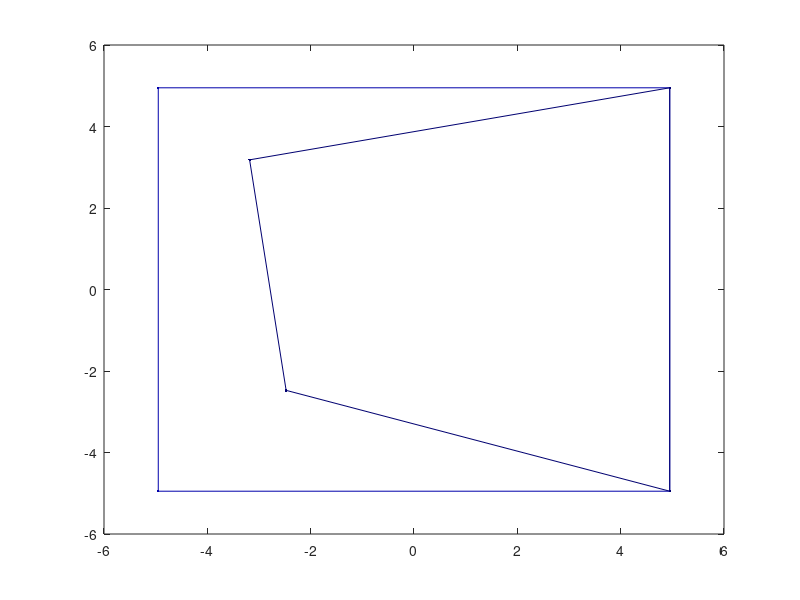

MATLAB code to generate this figure: (Note: this script raises an error after producing the figure.)
function testsim_tuning_inactivation

% variant 1: one task, two conditions (e.g. pre- and post-injection), two epochs: "baseline" and "response", 
% four trial types (contralesional and ipsilesional hand and space)

close all;

% 1 - control
%base1 = 10*ones(1,10); % [0:5:50]; % baseline firing
base1 = 2:11;
R1_csch = 5:5:50;
R1_csih = 5:5:50;
R1_isch = 5*ones(1,10);
R1_isih = 5*ones(1,10);

A1_csch = base1 + R1_csch;
A1_csih = base1 + R1_csih;
A1_isch = base1 + R1_isch;
A1_isih = base1 + R1_isih;

% 2 - inactivation
base2 = base1 + 0;
R2_csch = R1_csch*0.5;
R2_csih = R1_csih*0.3;
R2_isch = R1_isch;
R2_isih = R1_isih;

A2_csch = base2 + R2_csch;
A2_csih = base2 + R2_csih;
A2_isch = base2 + R2_isch;
A2_isih = base2 + R2_isih;


map = jet(length(R1_csch));

if 0 % normalize by max rate in condtion 1 in each cell
	max_per_cell = max([A1_isch; A1_csch; A1_csih; A1_isih]);
	A1_isch = A1_isch./max_per_cell;
	A1_csch = A1_csch./max_per_cell;
	A1_csih = A1_csih./max_per_cell;
	A1_isih = A1_isih./max_per_cell;
	
	A2_isch = A2_isch./max_per_cell;
	A2_csch = A2_csch./max_per_cell;
	A2_csih = A2_csih./max_per_cell;
	A2_isih = A2_isih./max_per_cell;
	
end


for k=1:length(A1_isch),
	plot_diag_two_conditions([1 2 3 4],[A1_isch(k) A1_csch(k) A1_csih(k) A1_isih(k)],...
				 [1 2 3 4],[A2_isch(k) A2_csch(k) A2_csih(k) A2_isih(k)],'Marker','.','Color',map(k,:)); hold on
end

max1 = max(max([A1_isch; A1_csch; A1_csih; A1_isih]));
max2 = max(max([A2_isch; A2_csch; A2_csih; A2_isih]));
maxv = max([max1 max2]);

set(gca,'xlim',[-maxv maxv]);
set(gca,'ylim',[-maxv maxv]);
axis square
ig_add_diagonal_line;
ig_add_zero_lines;
xlim = get(gca,'xlim');
ylim = get(gca,'ylim');
line([xlim(1) xlim(2)],[ylim(2) ylim(1)],'Color','k','LineStyle',':');
colorbar;

function h = plot_diag_two_conditions(diag1, mag1, diag2, mag2, varargin)
% diag 1 -> 2 -> 3 - 4 counterclockwise
% IS-CH CS-CH CS-IH IS-IH

% if ~all(size(diag) == size(mag)),	
% end

for d = 1:length(diag1),
	switch diag(d),
		case 1
			x1(d) = sqrt(mag1(d)^2/2);
			y1(d) = sqrt(mag1(d)^2/2);
			x2(d) = sqrt(mag2(d)^2/2);
			y2(d) = sqrt(mag2(d)^2/2);
		case 2
			x1(d) = -sqrt(mag1(d)^2/2);
			y1(d) = sqrt(mag1(d)^2/2);
			x2(d) = -sqrt(mag2(d)^2/2);
			y2(d) = sqrt(mag2(d)^2/2);
		case 3
			x1(d) = -sqrt(mag1(d)^2/2);
			y1(d) = -sqrt(mag1(d)^2/2);
			x2(d) = -sqrt(mag2(d)^2/2);
			y2(d) = -sqrt(mag2(d)^2/2);
		case 4
			x1(d) = sqrt(mag1(d)^2/2);
			y1(d) = -sqrt(mag1(d)^2/2);
			x2(d) = sqrt(mag2(d)^2/2);
			y2(d) = -sqrt(mag2(d)^2/2);
	end
end
[dummy,sort_idx] = sort(diag1);
x1 = x1(sort_idx);
y1 = y1(sort_idx);
x2 = x2(sort_idx);
y2 = y2(sort_idx);

h1 = plot([x1 x1(1)],[y1 y1(1)],'k-',varargin{:}); hold on;
h2 = plot([x2 x2(1)],[y2 y2(1)],'k-',varargin{:}); hold on;

set(h2,'Color',get(h1,'Color')*0.66);

[cx1,cy1] = ig_comass(x1,y1); 
[cx2,cy2] = ig_comass(x2,y2); 

if ~(cx1 == 0 && cy1 == 0),
	% hf1 = feather(cx1,cy1,'r');
	hf1 = plot(cx1,cy1,'o');
	set(hf1,varargin{end-1:end});
end

if ~(cx2 == 0 && cy2 == 0),
	% hf2 = feather(cx2,cy2,'r');
	hf2 = plot(cx2,cy2,'o');
	set(hf2,varargin{end-1:end});
	set(hf2,'Color',get(h1,'Color')*0.66);
end

drawArrow([cx1 cy1],[cx2 cy2],get(h1,'Color'));


function h = plot_diag(diag, mag, varargin)

% diag 1 -> 2 -> 3 - 4 counterclockwise
% IS-CH CS-CH CS-IH IS-IH

% if ~all(size(diag) == size(mag)),	
% end

for d = 1:length(diag),
	switch diag(d),
		case 1
			x(d) = sqrt(mag(d)^2/2);
			y(d) = sqrt(mag(d)^2/2);
		case 2
			x(d) = -sqrt(mag(d)^2/2);
			y(d) = sqrt(mag(d)^2/2);
		case 3
			x(d) = -sqrt(mag(d)^2/2);
			y(d) = -sqrt(mag(d)^2/2);
		case 4
			x(d) = sqrt(mag(d)^2/2);
			y(d) = -sqrt(mag(d)^2/2);	
	end
end
[dummy,sort_idx] = sort(diag);
x = x(sort_idx);
y = y(sort_idx);

h = plot([x x(1)],[y y(1)],'k-',varargin{:}); hold on;
[cx,cy] = ig_comass(x,y); 

if ~(cx == 0 && cy == 0),
	h = feather(cx,cy,'r');
	set(h,varargin{end-1:end});
end






function CSI = csi(Contra,Ipsi)

CSI = (Contra-Ipsi)./(Contra+Ipsi);
% CSI = (Contra-Ipsi)./max( [abs(Contra) abs(Ipsi)],[],2 );
% CSI = (Contra-Ipsi);




function hArrow = drawArrow(p0,p1,color)
% drawArrow(p0,p1)
%
% Draws a simple arrow in 2D, from p0 to p1.
%
% INPUTS:
%   p0 = [x0; y0] = position of the tail
%   p1 = [x1; y1] = position of the tip
%   color = arrow color. Optional: default is black 
%       --> can be 'r','g','b','c','m','y','w', 'k' or a 1x3 color vector
%
% OUTPUTS:
%   hArrow = handle to the patch object representing the arrow
%
% Defaults:
if nargin == 2
   color = 'k'; 
end
% Parameters:
W1 = 0.08;   % half width of the arrow head, normalized by length of arrow
W2 = 0.014;  % half width of the arrow shaft
L1 = 0.18;   % Length of the arrow head, normalized by length of arrow
L2 = 0.13;  % Length of the arrow inset
% Unpack the tail and tip of the arrow
x0 = p0(1);
y0 = p0(2);
x1 = p1(1);
y1 = p1(2);
% Start by drawing an arrow from 0 to 1 on the x-axis
P = [...
    0, (1-L2), (1-L1), 1, (1-L1), (1-L2), 0;
    W2,    W2,     W1, 0,    -W1,    -W2, -W2];
% Scale,rotate, shift and plot:
dx = x1-x0;
dy = y1-y0;
Length = sqrt(dx*dx + dy*dy);
Angle = atan2(-dy,dx);
P = Length*P;   %Scale
P = [cos(Angle), sin(Angle); -sin(Angle), cos(Angle)]*P;  %Rotate
P = p0(:)*ones(1,7) + P;  %Shift
% Plot!
hArrow = patch(P(1,:), P(2,:),color);  axis equal;
set(hArrow,'EdgeColor',color);
